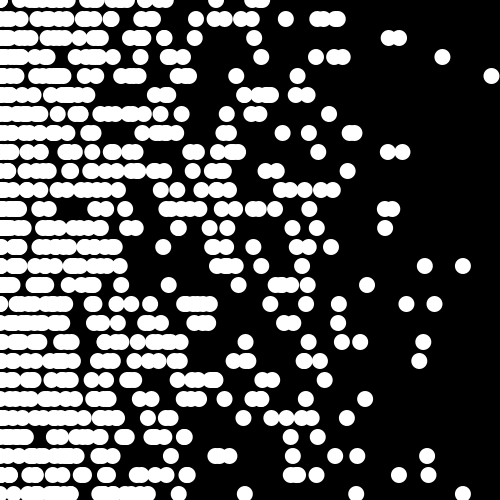
Frame 1 (no input)
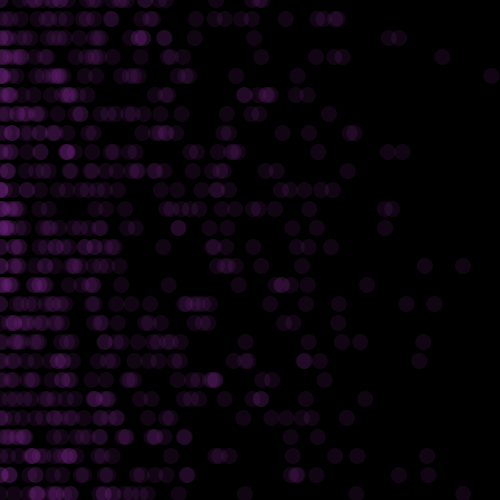
Frame 60 (the mouse pressed at the canvas centre just before this capture)
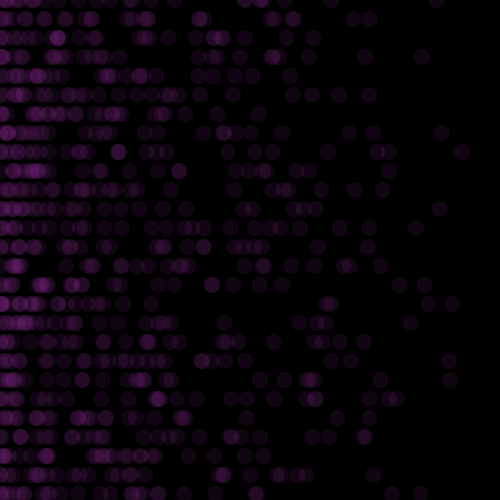
Frame 120 (the mouse held since frame 60 and released just before this capture)

The Processing sketch that drew these frames (run headless with seeded random() and noise(); from frame 60 on, the mouse is pressed at the canvas centre):

// Processing sketch: processing_28396
// ── processing_28396.pde

float inc;
int redv= int(random(255));
int redvInc = 1;

int greenv= int(random(255));
int greenvInc = 1;

int bluev= int(random(255));
int bluevInc = 1;


void setup() {
noStroke();
  size(500,500);

}

 
void draw() {
  
background(0);
  
randomSeed(mouseX);
 

  for(int i=0;i< width/18; i++) {

    for(int j=0;j< height/18; j++) {

      ellipse(i*random(19),j*19,16,16);
  }

  }


fill(redv,greenv,bluev,20);
redv+=redvInc;

if (redv>254 || redv<1){
  redvInc*=-1;
}         
if (greenv>254 || greenv<1){
  greenvInc*=-1;
}
if (bluev>254 || bluev<1){
  bluevInc*=-1;
}
}
                
                
